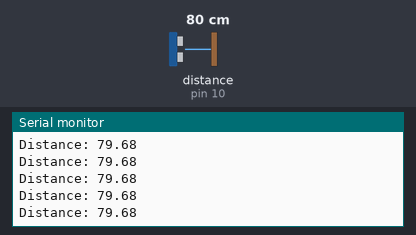
The sketch below on a simulated Arduino Uno, built with avr-gcc and run on an emulated ATmega328P. On the bench: the last lines printed to the serial monitor. Wiring (inferred from the names in the program): ultrasonic range finder: trigger pin 9; echo pin 10. The inputs (shaded band) are chosen by the test bench; at power-on: distance to the obstacle (sensor on pin 10) 80 cm. The echo pulse lasts 58.3 µs per cm.

Above: at 1.2 s.
1.3 s: distance to the obstacle (sensor on pin 10) set to 2 cm
At 1.38 s:
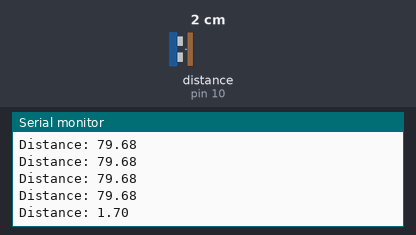
2.8 s: distance to the obstacle (sensor on pin 10) set to 4 cm
At 2.9 s:
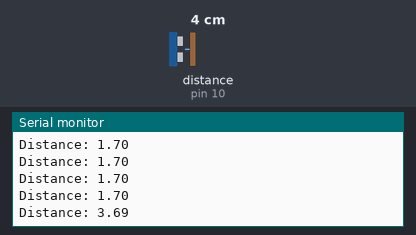
Timing chart, 0 to 5.8 s (numbered marks = the images above; inputs shaded):
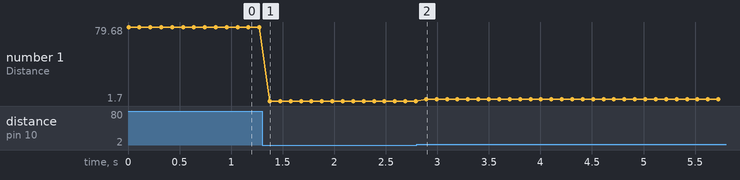

The sketch:

ultrasonic_reader.ino
```cpp
const int trigPin = 9;
const int echoPin = 10;

double duration, distance;

void setup() {
  pinMode(trigPin, OUTPUT);
  pinMode(echoPin, INPUT);
  Serial.begin(115200);
}

void loop() {
  digitalWrite(trigPin, LOW);
  delayMicroseconds(2);
  digitalWrite(trigPin, HIGH);
  delayMicroseconds(10);
  digitalWrite(trigPin, LOW);

  duration = pulseIn(echoPin, HIGH);
  distance = (duration*.0343)*0.5;
  Serial.print("Distance: ");
  float output = distance;
  Serial.println(output);
  delay(100);
}
```

Measured:
- after the input at 1.3 s, the serial monitor: prints a new line after 0.08 s (image 1)
- after the input at 2.8 s, the serial monitor: prints a new line after 0.09 s (image 2)
- plotted number 1: 79.68 → 1.7 after the input at 1.3 s, 1.7 → 3.69 after the input at 2.8 s
